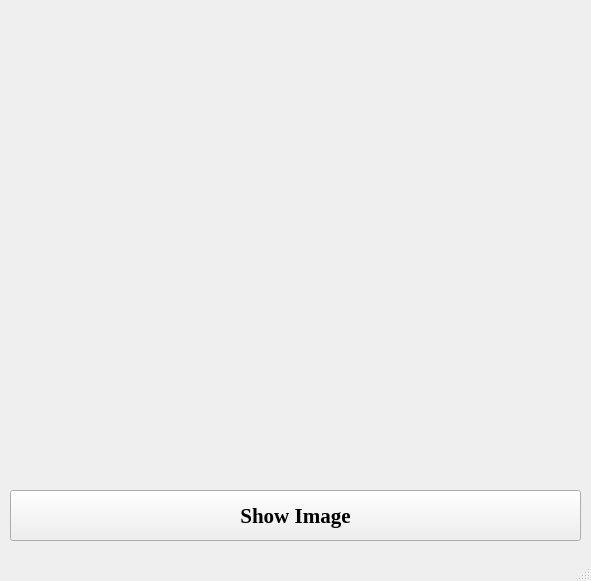
<?xml version="1.0" encoding="UTF-8"?>
<ui version="4.0">
 <class>MainWindow</class>
 <widget class="QMainWindow" name="MainWindow">
  <property name="geometry">
   <rect>
    <x>0</x>
    <y>0</y>
    <width>591</width>
    <height>581</height>
   </rect>
  </property>
  <property name="windowTitle">
   <string>MainWindow</string>
  </property>
  <widget class="QWidget" name="centralwidget">
   <widget class="QPushButton" name="btn1">
    <property name="geometry">
     <rect>
      <x>10</x>
      <y>490</y>
      <width>571</width>
      <height>51</height>
     </rect>
    </property>
    <property name="font">
     <font>
      <family>Times New Roman</family>
      <pointsize>16</pointsize>
      <weight>75</weight>
      <bold>true</bold>
     </font>
    </property>
    <property name="text">
     <string>Show Image</string>
    </property>
   </widget>
   <widget class="QLabel" name="label">
    <property name="geometry">
     <rect>
      <x>10</x>
      <y>10</y>
      <width>571</width>
      <height>471</height>
     </rect>
    </property>
    <property name="text">
     <string/>
    </property>
    <property name="alignment">
     <set>Qt::AlignCenter</set>
    </property>
   </widget>
  </widget>
  <widget class="QMenuBar" name="menubar">
   <property name="geometry">
    <rect>
     <x>0</x>
     <y>0</y>
     <width>591</width>
     <height>21</height>
    </rect>
   </property>
  </widget>
  <widget class="QStatusBar" name="statusbar"/>
 </widget>
 <resources/>
 <connections/>
</ui>
